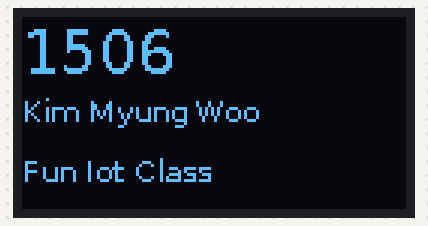
This program was run on a simulated Raspberry Pi (BCM pin numbers). On the bench: 128×64 one-colour display. At 0.1 s the program stops and its outputs stay as they are.

Above: at 0.2 s.

The program:

OLED.py
```python
import board
import digitalio
from PIL import Image, ImageDraw, ImageFont
import adafruit_ssd1306

RESET_PIN = digitalio.DigitalInOut(board.D4)

i2c = board.I2C()
oled = adafruit_ssd1306.SSD1306_I2C(128,64,i2c,addr=0x3c, reset=RESET_PIN)

image = Image.new("1",(oled.width, oled.height))
draw = ImageDraw.Draw(image)

oled.fill(0)
oled.show()

font = ImageFont.truetype("/usr/share/fonts/truetype/dejavu/DejaVuSans.ttf",20)
font2 = ImageFont.truetype("/usr/share/fonts/truetype/dejavu/DejaVuSans.ttf",10)

draw.text((0,0),"1506", font=font, fill=255)
draw.text((0,25),"Kim Myung Woo", font=font2, fill=255)
draw.text((0,45),"Fun Iot Class", font=font2, fill=255)

oled.image(image)
oled.show()
```
